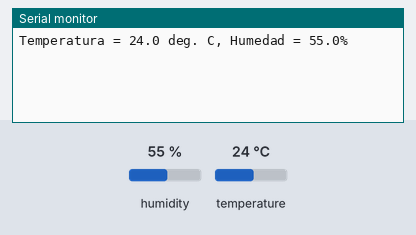
This sketch was run on a simulated Arduino Uno, built with avr-gcc and run on an emulated ATmega328P. On the bench: the last lines printed to the serial monitor. The inputs (shaded band) are chosen by the test bench; at power-on: humidity 55 %, temperature 24 °C.

Above: at 3.0 s.
3.1 s: humidity set to 22 %
4.6 s: temperature set to 12 °C
At 5.6 s:
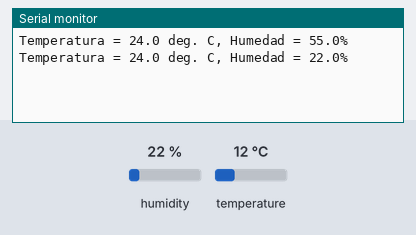
6.1 s: humidity set to 40 %
At 7.5 s:
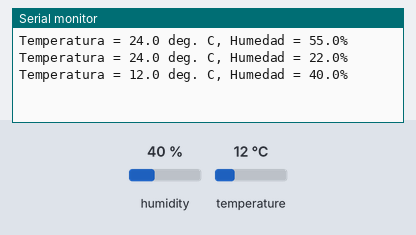
Timing chart, 0 to 9.1 s (numbered marks = the images above; inputs shaded):
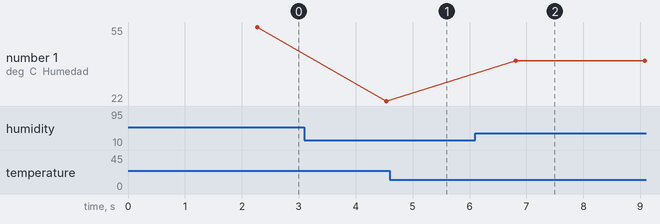

Measured:
- after the input at 6.1 s, the serial monitor: prints a new line after 0.71 s (image 2)
- plotted number 1: 55 → 22 after the input at 3.1 s, 22 → 40 after the input at 6.1 s

The sketch:

hum_temp.ino
```cpp
#include <dht_nonblocking.h>

#define DHT_SENSOR_TYPE DHT_TYPE_11
//#define DHT_SENSOR_TYPE DHT_TYPE_21
//#define DHT_SENSOR_TYPE DHT_TYPE_22

static const int DHT_SENSOR_PIN = 2;
DHT_nonblocking dht_sensor( DHT_SENSOR_PIN, DHT_SENSOR_TYPE );

void setup( )
{
  Serial.begin(9600);
}
void loop( )
{
  float temperature;
  float humidity;

  if(dht_sensor.measure(&temperature, &humidity)){
    Serial.print( "Temperatura = " );
    Serial.print( temperature, 1 );
    Serial.print( " deg. C, Humedad = " );
    Serial.print( humidity, 1 );
    Serial.println( "%" );
  }
}
```
